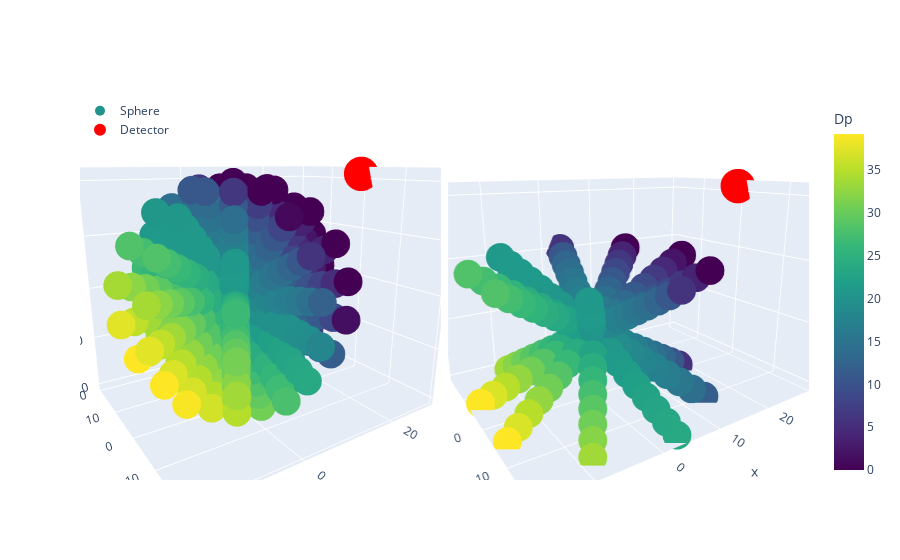

Notebook code for this chart:
### Markdown cell above
The plot is done as a scatter3D and it's interactive (each point is a small sphere with color depending on distance). This is time consuming solution, it is worth to invent some way to plot it like a surface.

### Code cell
## convert to Cartesian Coordinates 
DDdf['x'] = DDdf['r'] * np.cos(DDdf['θ']) * np.sin(DDdf['φ'])
DDdf['y'] = DDdf['r'] * np.sin(DDdf['θ']) * np.sin(DDdf['φ'])
DDdf['z'] = DDdf['r'] * np.cos(DDdf['φ'])

fig = make_subplots(rows=1, cols=2,
                    specs=[[{'type': 'scatter3d'}, {'type': 'scatter3d'}]],
                    horizontal_spacing = 0.01,
                    vertical_spacing = 0.01)
fig.add_trace(
    go.Scatter3d(x=DDdf['x'], y=DDdf['y'], z=DDdf['z'],
                 mode='markers',
                 name='Sphere',
                 marker=dict(
                             size=10,
                             color=DDdf['dp'],
                             colorscale='Viridis',
                             colorbar=dict(
                                 title='Dp'),
                             opacity=1
    )),
    row=1, col=1)

fig.add_trace(
    go.Scatter3d(x=[x0_near],
                 y=[y0_near],
                 z=[z0_near],
                 name='Detector',
                 mode='markers',
                 marker=dict(
                            size=12,
                            color='red'          
    )),
    row=1, col=1)

# here a desirable slice may be choosen
condition = (DDdf['φ'] == pi/3)|(DDdf['φ'] == 2*pi/3)

DDdf['x'] = DDdf['r'] * np.cos(DDdf['θ']) * np.sin(DDdf['φ'][condition])
DDdf['y'] = DDdf['r'] * np.sin(DDdf['θ']) * np.sin(DDdf['φ'][condition])
DDdf['z'] = DDdf['r'] * np.cos(DDdf['φ'][condition])

fig.add_trace(
    go.Scatter3d(x=DDdf['x'], y=DDdf['y'], z=DDdf['z'],
                 mode='markers',
                 showlegend=False,
                 marker=dict(
                             size=10,
                             color=DDdf['dp'],
                             colorscale='Viridis',
    )),
    row=1, col=2)

fig.add_trace(
    go.Scatter3d(x=[x0_near],
                 y=[y0_near],
                 z=[z0_near],
                 showlegend=False,
                 mode='markers',
                 marker=dict(
                            size=12,
                            color='red'          
    )),
    row=1, col=2)

# choose camera position
fig.layout.scene1.camera.eye=dict(x=-1, y=-1.5, z=0.5)
fig.layout.scene1.xaxis=dict(nticks=5)
fig.layout.scene1.yaxis=dict(nticks=5)
fig.layout.scene1.zaxis=dict(nticks=5)

fig.layout.scene2.camera.eye=dict(x=-1, y=-1.5, z=0.5)
fig.layout.scene2.xaxis=dict(nticks=5)
fig.layout.scene2.yaxis=dict(nticks=5)
fig.layout.scene2.zaxis=dict(nticks=5)

fig.update_layout(legend=dict(yanchor="top", y=1.01, xanchor="left", x=0)) # add legend and show plot


fig.show(renderer='firefox+jupyterlab')
# fig.show(renderer='jupyterlab')

### Figure 1 — Plotly figure (JSON) as saved in the notebook; plotly's stock layout.template omitted (floating-point values rounded to 4 significant figures; data arrays with more than 128 entries replaced by an {"elided": "..."} marker saying what was removed)
{"data": [{"marker": {"color": {"elided": "1000 float values"}, "colorbar": {"title": {"text": "Dp"}}, "colorscale": [[0, "#440154"], [0.1111, "#482878"], [0.2222, "#3e4989"], [0.3333, "#31688e"], [0.4444, "#26828e"], [0.5556, "#1f9e89"], [0.6667, "#35b779"], [0.7778, "#6ece58"], [0.8889, "#b5de2b"], [1, "#fde725"]], "opacity": 1, "size": 10}, "mode": "markers", "name": "Sphere", "scene": "scene", "type": "scatter3d", "x": {"elided": "1000 float values"}, "y": {"elided": "1000 float values"}, "z": {"elided": "1000 float values"}}, {"marker": {"color": "red", "size": 12}, "mode": "markers", "name": "Detector", "scene": "scene", "type": "scatter3d", "x": [29.7], "y": [0], "z": [21]}, {"marker": {"color": {"elided": "1000 float values"}, "colorscale": [[0, "#440154"], [0.1111, "#482878"], [0.2222, "#3e4989"], [0.3333, "#31688e"], [0.4444, "#26828e"], [0.5556, "#1f9e89"], [0.6667, "#35b779"], [0.7778, "#6ece58"], [0.8889, "#b5de2b"], [1, "#fde725"]], "size": 10}, "mode": "markers", "scene": "scene2", "showlegend": false, "type": "scatter3d", "x": {"elided": "1000 float values"}, "y": {"elided": "1000 float values"}, "z": {"elided": "1000 float values"}}, {"marker": {"color": "red", "size": 12}, "mode": "markers", "scene": "scene2", "showlegend": false, "type": "scatter3d", "x": [29.7], "y": [0], "z": [21]}], "layout": {"autosize": true, "legend": {"x": 0, "xanchor": "left", "y": 1.01, "yanchor": "top"}, "scene": {"aspectmode": "auto", "aspectratio": {"x": 1.135, "y": 0.9132, "z": 0.9651}, "camera": {"eye": {"x": -1, "y": -1.5, "z": 0.5}}, "domain": {"x": [0, 0.495], "y": [0, 1]}, "xaxis": {"nticks": 5, "type": "linear"}, "yaxis": {"nticks": 5, "type": "linear"}, "zaxis": {"nticks": 5, "type": "linear"}}, "scene2": {"aspectmode": "auto", "aspectratio": {"x": 1.26, "y": 0.9347, "z": 0.8494}, "camera": {"eye": {"x": -1, "y": -1.5, "z": 0.5}}, "domain": {"x": [0.505, 1], "y": [0, 1]}, "xaxis": {"nticks": 5, "type": "linear"}, "yaxis": {"nticks": 5, "type": "linear"}, "zaxis": {"nticks": 5, "type": "linear"}}}}
